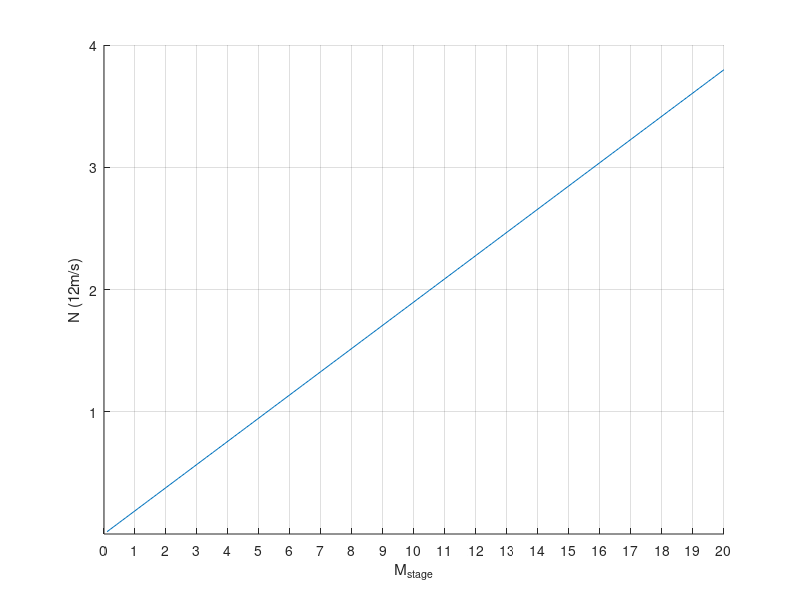

Reproduce this figure in MATLAB.
%% min para on mass
M_stage = [0.1:0.1:20];
N_para  = [1:1:10];
M_para = 0.15;
D_stage = 0.1;
D_para  = 500;
v_term  = 12;
g = 9.8; p = 1.22; a = 0.008;
b = 2*g / (p * a * v_term^2);

%figure;
hold on;
    N = M_stage.*(D_stage - b) ./ M_para ./ (b - D_para);
    plot(M_stage,N,'-')
    
xlabel('M_{stage}'); ylabel(['N (' num2str(v_term) 'm/s)']);
set(gca,'ytick',N_para); set(gca,'xtick',[0:1:M_stage(end)]); grid on;
